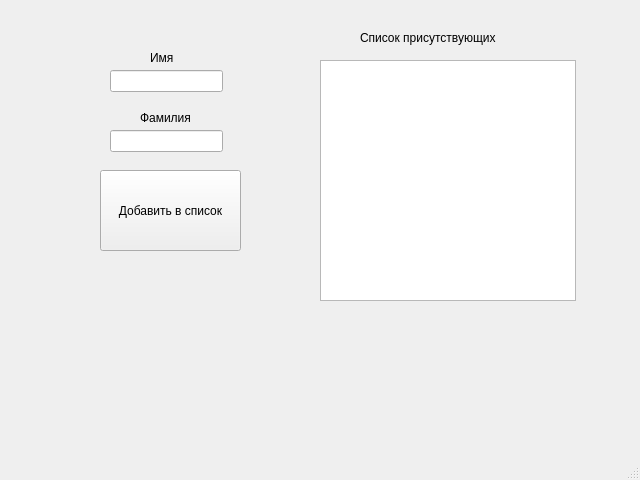
<?xml version="1.0" encoding="UTF-8"?>
<ui version="4.0">
 <class>MainWindow</class>
 <widget class="QMainWindow" name="MainWindow">
  <property name="geometry">
   <rect>
    <x>0</x>
    <y>0</y>
    <width>640</width>
    <height>480</height>
   </rect>
  </property>
  <property name="windowTitle">
   <string>MainWindow</string>
  </property>
  <widget class="QWidget" name="centralwidget">
   <widget class="QLineEdit" name="Name">
    <property name="geometry">
     <rect>
      <x>110</x>
      <y>70</y>
      <width>113</width>
      <height>22</height>
     </rect>
    </property>
   </widget>
   <widget class="QLineEdit" name="LastName">
    <property name="geometry">
     <rect>
      <x>110</x>
      <y>130</y>
      <width>113</width>
      <height>22</height>
     </rect>
    </property>
   </widget>
   <widget class="QLabel" name="LastNameLabel">
    <property name="geometry">
     <rect>
      <x>140</x>
      <y>110</y>
      <width>55</width>
      <height>16</height>
     </rect>
    </property>
    <property name="text">
     <string>Фамилия</string>
    </property>
   </widget>
   <widget class="QLabel" name="nameLabel">
    <property name="geometry">
     <rect>
      <x>150</x>
      <y>50</y>
      <width>55</width>
      <height>16</height>
     </rect>
    </property>
    <property name="text">
     <string>Имя</string>
    </property>
   </widget>
   <widget class="QPushButton" name="addStudentBtn">
    <property name="geometry">
     <rect>
      <x>100</x>
      <y>170</y>
      <width>141</width>
      <height>81</height>
     </rect>
    </property>
    <property name="sizePolicy">
     <sizepolicy hsizetype="Minimum" vsizetype="Preferred">
      <horstretch>0</horstretch>
      <verstretch>0</verstretch>
     </sizepolicy>
    </property>
    <property name="text">
     <string>Добавить в список</string>
    </property>
   </widget>
   <widget class="QListWidget" name="presenceList">
    <property name="geometry">
     <rect>
      <x>320</x>
      <y>60</y>
      <width>256</width>
      <height>241</height>
     </rect>
    </property>
   </widget>
   <widget class="QLabel" name="listLabel">
    <property name="geometry">
     <rect>
      <x>360</x>
      <y>30</y>
      <width>161</width>
      <height>16</height>
     </rect>
    </property>
    <property name="text">
     <string>Список присутствующих</string>
    </property>
   </widget>
  </widget>
  <widget class="QMenuBar" name="menubar">
   <property name="geometry">
    <rect>
     <x>0</x>
     <y>0</y>
     <width>640</width>
     <height>26</height>
    </rect>
   </property>
  </widget>
  <widget class="QStatusBar" name="statusbar"/>
 </widget>
 <resources/>
 <connections/>
</ui>
